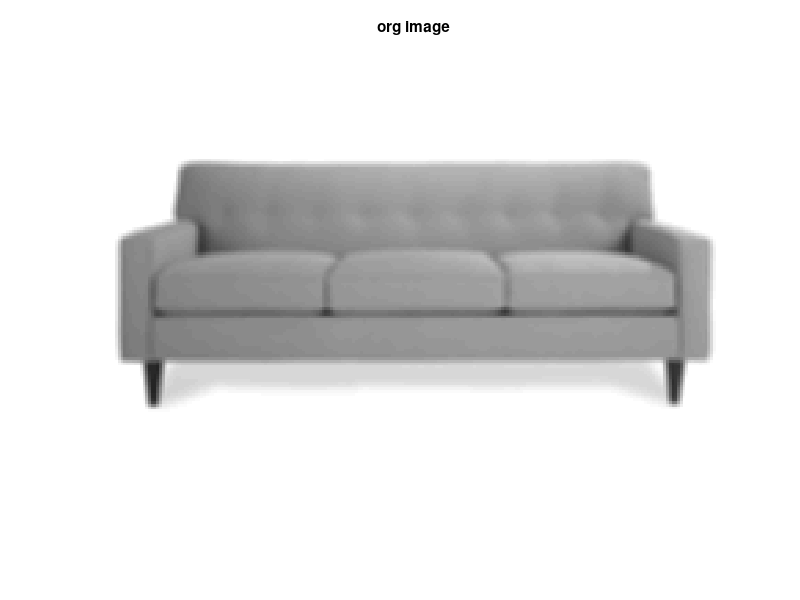

The MATLAB source for this figure: (Note: this script raises an error after producing the figure.)
function q11

    load('couch.mat');
    figure;
    imshow(im1, [0 1])
    title('org image')
    
    figure;
    T = 0.01:0.01:0.04;
    for i = 1:4
        [R, L] = do_retinex(im1, T(i));
        subplot(2,2,i);
        str = sprintf('R, T=%.2f', T(i));
        imshow(R, [0 1]);
        title(str);
    end
    
end